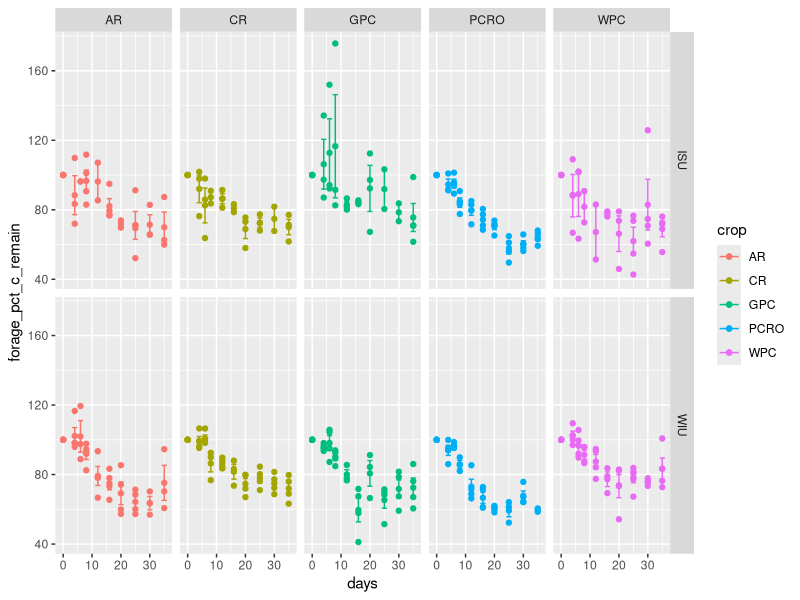

Write R code to recreate this figure. (Note: this script raises an error after producing the figure.)
# LIBRARIES ----
library(tidyverse)

# READ IN THE DATA ----
decomp.df <- read_csv("output/cleaned raw data.csv")

# GET COLUMNS ALL SET UP TO BE THE RIGHT KIND OF THING ----
decomp.df <- decomp.df %>%
  mutate(location = as.factor(location),
         crop = as.factor(crop),
         tea_initial_drywt_g = as.numeric(tea_initial_drywt_g))

# CALCULATE PERCENT MASS REMAINING ----

# arrange - IMPORTANT BECAUSE PCT REMAIN CALC IS POSITIONAL BASED ON T0, THIS MUST BE CORRECT!!!!
decomp.df <- decomp.df %>%
  arrange(location, crop, block, days)

# forage bags ----
decomp.df <- decomp.df %>%
  mutate(
    forage_mass_loss = forage_initial_drywt_g - forage_final_drywt_g,
    forage_pct_remain = (forage_final_drywt_g / forage_initial_drywt_g) * 100) %>%
# calculate proportion of nutrient remaining
  mutate(
    forage_prop_c = forage_pct_c / 100, 
    forage_prop_n = forage_pct_n / 100) %>%
# calculate final weight of nutrient
  mutate(
    forage_final_c_g = forage_prop_c * forage_final_drywt_g,
    forage_final_n_g = forage_prop_n * forage_final_drywt_g)

# calculate the initial c for earch group of location, crop, block, using sample time 0 for that group
# for carbon
decomp.df <- decomp.df %>%
  group_by(location, crop, block) %>%
  mutate(forage_initial_c_g = ifelse(days == 0, forage_final_c_g, NA)) %>%
  fill(forage_initial_c_g, .direction = "down") %>%
  mutate(forage_pct_c_remain = forage_final_c_g / forage_initial_c_g * 100) %>%
  ungroup()

# for nitrogen
decomp.df <- decomp.df %>%
  group_by(location, crop, block) %>%
  mutate(forage_initial_n_g = ifelse(days == 0, forage_final_n_g, NA)) %>%
  fill(forage_initial_n_g, .direction = "down") %>%
  mutate(forage_pct_n_remain = forage_final_n_g / forage_initial_n_g * 100) %>%
  ungroup()

# tea bags ----
decomp.df <- decomp.df %>%
  mutate(
    tea_mass_loss = tea_initial_drywt_g - tea_final_drywt_g,
    tea_pct_remain = (tea_final_drywt_g / tea_initial_drywt_g) * 100) %>%
  # calculate proportion of nutrient remaining
  mutate(
    tea_prop_c = tea_pct_c / 100, 
    tea_prop_n = tea_pct_n / 100) %>%
  # calculate final weight of nutrient
  mutate(
    tea_final_c_g = tea_prop_c * tea_final_drywt_g,
    tea_final_n_g = tea_prop_n * tea_final_drywt_g)

# calculate the initial c for earch group of location, crop, block, using sample time 0 for that group
# for carbon
decomp.df <- decomp.df %>%
  group_by(location, crop, block) %>%
  mutate(tea_initial_c_g = ifelse(days == 0, tea_final_c_g, NA)) %>%
  fill(tea_initial_c_g, .direction = "down") %>%
  mutate(tea_pct_c_remain = tea_final_c_g / tea_initial_c_g * 100) %>%
  ungroup()

# for nitrogen
decomp.df <- decomp.df %>%
  group_by(location, crop, block) %>%
  mutate(tea_initial_n_g = ifelse(days == 0, tea_final_n_g, NA)) %>%
  fill(tea_initial_n_g, .direction = "down") %>%
  mutate(tea_pct_n_remain = tea_final_n_g / tea_initial_n_g * 100) %>%
  ungroup()

# REMOVE COLUMNS WE WILL NOT USE IN THE FUTURE ----
decomp.df <- decomp.df %>%
  select(forage_id, tea_id, location, crop, block, days, forage_pct_remain, forage_pct_c_remain,
         forage_pct_n_remain,
         tea_pct_remain, tea_pct_c_remain, tea_pct_n_remain)

# SAVE THE OUTPUT TO A CSV ----
write_csv(decomp.df, file = "output/pct remaining data.csv")

# SOME EARLY PLOTTING ----

# bill to look at 
decomp.df %>%
  ggplot(aes(days, forage_pct_c_remain, color = crop)) +
  stat_summary(fun = mean, geom = "point", na.rm = TRUE) +
  stat_summary(fun.data = mean_se, geom = "errorbar", na.rm = TRUE) +
  geom_point() +
  facet_grid(location~crop)

# LOOKING FOR OUTLIERS ----
outlier.df <- decomp.df %>%
  filter(location == "WIU") %>%
  filter(crop == "PCRO")

test.df <- decomp.df %>%
  filter(location == "WIU") %>%
  filter(crop == "PCRO") %>%
  filter(sample_time == "t0")
